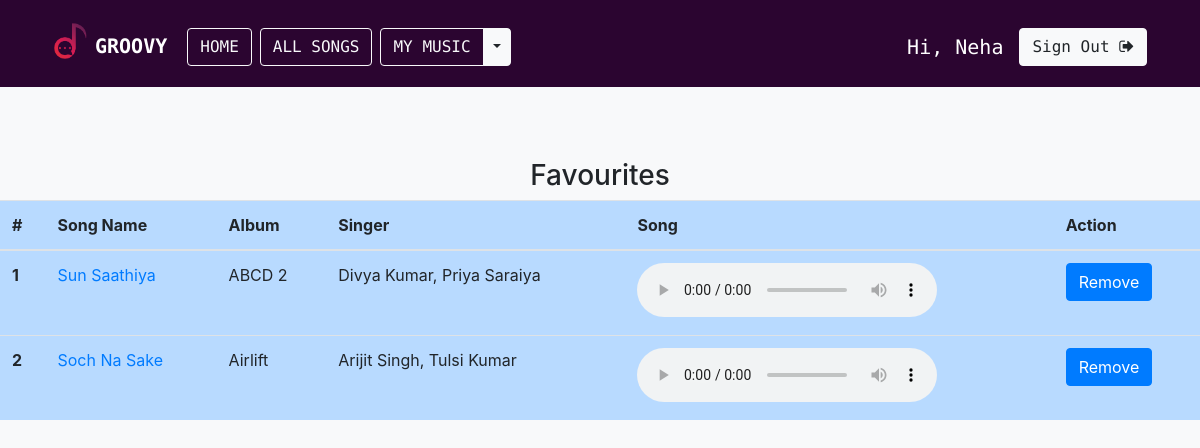
The page /favourite/ (signed in) on the database its author committed.
### musicapp/models.py (models this page shows)
class Song(models.Model):
    Language_Choice = (
              ('Hindi', 'Hindi'),
              ('English', 'English'),
          )
    name = models.CharField(max_length=200)
    album = models.CharField(max_length=200)
    language = models.CharField(max_length=20,choices=Language_Choice,default='Hindi')
    song_img = models.FileField()
    year = models.IntegerField()
    singer = models.CharField(max_length=200)
    song_file = models.FileField()
    def __str__(self):
        return self.name

### musicapp/views.py (the view)
# urls.py: path('favourite/', views.favourite, name='favourite'),
def favourite(request):
    songs = Song.objects.filter(favourite__user=request.user, favourite__is_fav=True).distinct()
    print(f'songs: {songs}')
    if request.method == "POST":
        song_id = list(request.POST.keys())[1]
        favourite_song = Favourite.objects.filter(user=request.user, song__id=song_id, is_fav=True)
        favourite_song.delete()
        messages.success(request, "Removed from favourite!")
    context = {'songs': songs}
    return render(request, 'musicapp/favourite.html', context=context)

### templates/musicapp/favourite.html (shortened to what this page needs)
{% extends 'base.html' %}
{% load socialaccount %}
{% block body %}
<br>
<br>
<br>
<center>
  <h3>Favourites</h3>
</center>
<table class="table table-hover table-primary">
  <thead>
    <tr>
      <th scope="col">#</th>
      <th scope="col">Song Name</th>
      <th scope="col">Album</th>
      <th scope="col">Singer</th>
      <th scope="col">Song</th>
      <th scope="col">Action</th>
    </tr>
  </thead>
  <tbody>
    {% if songs %}
    {% for song in songs %}
    <tr>
      <th scope="row">{{forloop.counter}}</th>
      <td><a href="{% url 'detail' song.id %}">{{song.name}}</a></td>
      <td>{{song.album}}</td>
      <td>{{song.singer}}</td>
      <td>
        <audio controls>
          <source src="{{ song.song_file.url }}" type="audio/mpeg">
        </audio>
      </td>
      <td>
        <form method="post">
          <input class="btn btn-primary" type="submit" value="Remove" name={{song.id}}>
        </form>
      </td>
    </tr>
    {% endfor %}
    {% endif %}
  </tbody>
</table>
{% endblock body %}

### templates/base.html (shortened to what this page needs)
{% load static %}
<!doctype html>
<html lang="en">
<head>
    <link rel="stylesheet" href="https://maxcdn.bootstrapcdn.com/bootstrap/4.0.0/css/bootstrap.min.css">
    <link rel="stylesheet" href="https://stackpath.bootstrapcdn.com/font-awesome/4.7.0/css/font-awesome.min.css">
    <link href="{% static 'musicapp/css/musicplayer.css' %}" rel="stylesheet">
</head>
<body class="bg-light">
    <nav class="navbar navbar-expand-md navbar-primary " style="background-color:#2B0530">
        <div class="container">
            <img src="../media/logo.png" style="width:50px">
            <h1><a href="{% url 'index' %}" class="navbar-brand">
            <strong style="color:white">GROOVY</strong></a></h1>
            <div class="collapse navbar-collapse">
                <a href="{% url 'index' %}" class="btn btn-outline-light mt-2 mx-1">HOME</a>
                <a href="{% url 'all_songs' %}" class="btn btn-outline-light mt-2 mx-1">ALL SONGS</a>
                {% if request.user.is_active %}
                <div class="btn-group mt-2 mx-1">
                    <a type="button" href="{% url 'mymusic' %}" class="btn btn-outline-light">MY MUSIC</a>
                    <button type="button" class="btn btn-light dropdown-toggle dropdown-toggle-split" data-toggle="dropdown" aria-haspopup="true" aria-expanded="false">
                    </button>
                </div>
               {% endif %}
            </div>
            <div class="collapse navbar-collapse justify-content-end" id="navbar">
            {% if request.user.is_active %}
            <h5 class="text-white mt-3 mx-2">Hi, {{ request.user.username |capfirst }}</h5>
            <a href="{% url 'logout' %}" class="btn btn-light mt-2 mx-2"> Sign Out <i class="fa fa-sign-out" aria-hidden="true"></i></a>
            {% else %}
            <a href="{% url 'login' %}" class="btn btn-light mt-2 mx-2"><i class="fa fa-sign-in" aria-hidden="true"></i> Sign In</a>
            <a href="{% url 'signup' %}" class="btn btn-light mt-2 mx-2"><i class="fa fa-user-plus" aria-hidden="true"></i> Sign Up</a>
            {% endif %}
            </div>
        </div>
    </nav>
    {% block body %}
    {% endblock body %}
    <br>
    <br>
    <br>
</body>
</html>

### templates/base.html (style rules this page uses)
.navbar { font-family: 'Source Code Pro', monospace; }
html { position: relative; min-height: 100%; }
body { margin-bottom: 0px; }

### rows shown on the page
Song: name "Sun Saathiya", album "ABCD 2", singer "Divya Kumar, Priya Saraiya"
Song: name "Soch Na Sake", album "Airlift", singer "Arijit Singh, Tulsi Kumar"

### other values the page prints
{{ request.user.username |capfirst }} "Neha"
